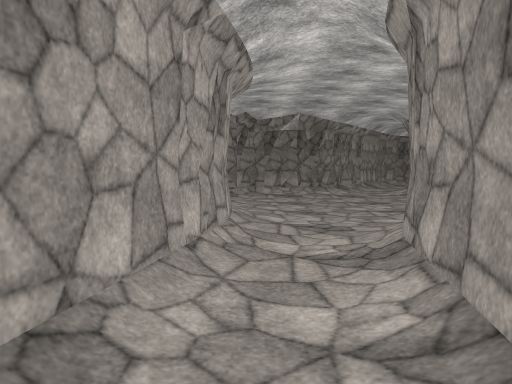
[1] (above)

17 first-person views from a walk through a scene from a Unity 3-D project. The camera is 1.4 m above the floor, tilts 4° down and sees 70° across. Doors are open. The floor is counted in squares, 1 m on a side. Each view is taken from the middle of a square. On the plan, view 1 faces up. The plan holds only what a view shows up to about 16 squares ahead; the rest is blank. The place goes on beyond the plan. The player character is not drawn. Surface patterns are stand-ins for the level's own textures.

[2]
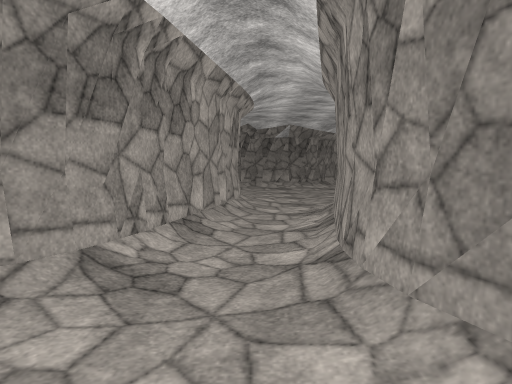

[3]
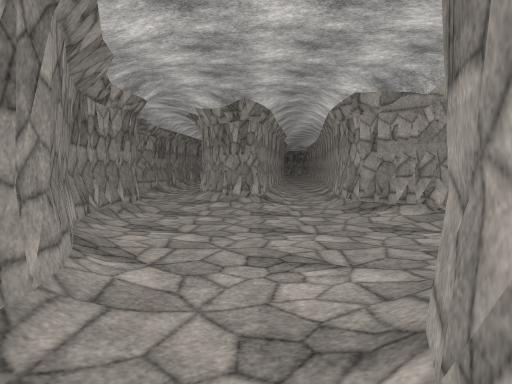

[4]
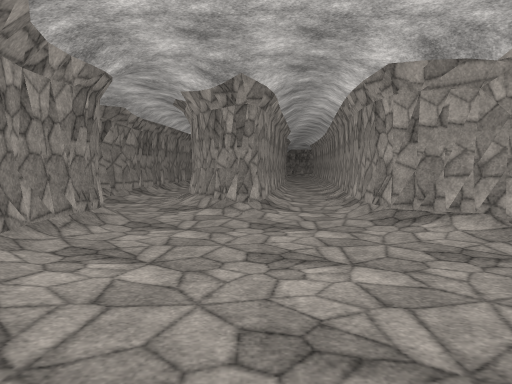

[5]
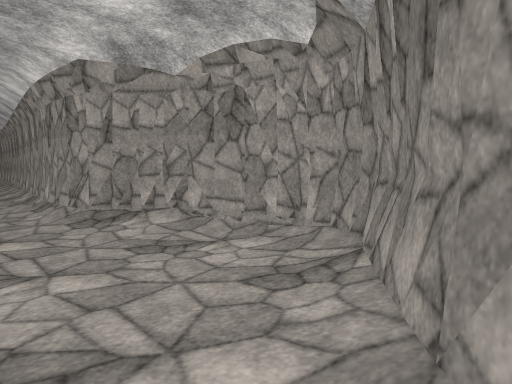

[6]
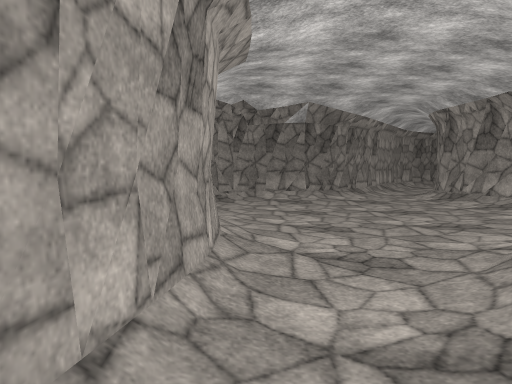

[7]
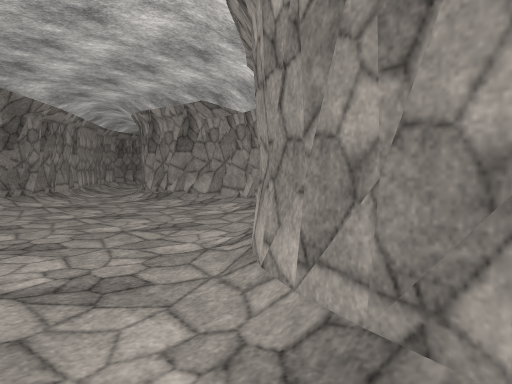

[8]
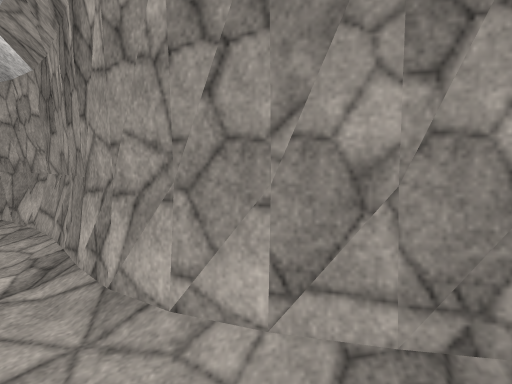

[9]
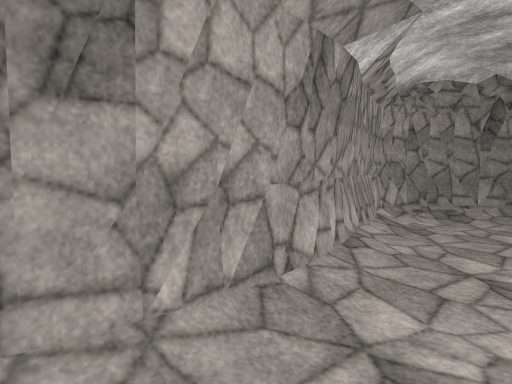

[10]
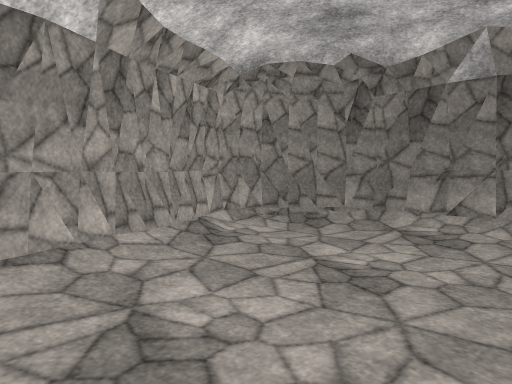

[11]
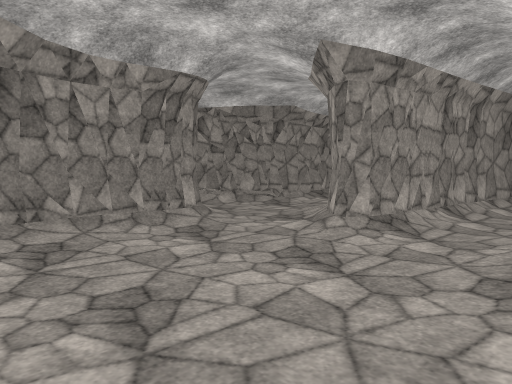

[12]
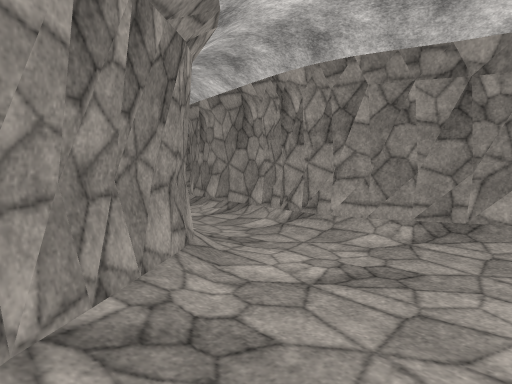

[13]
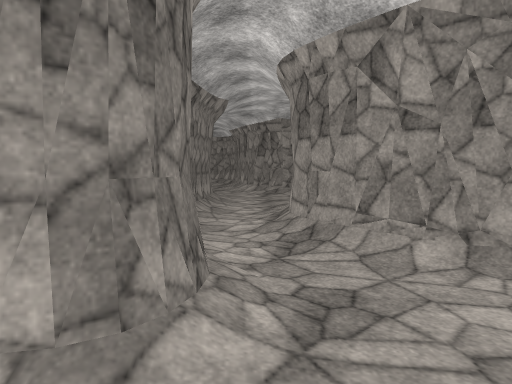

[14]
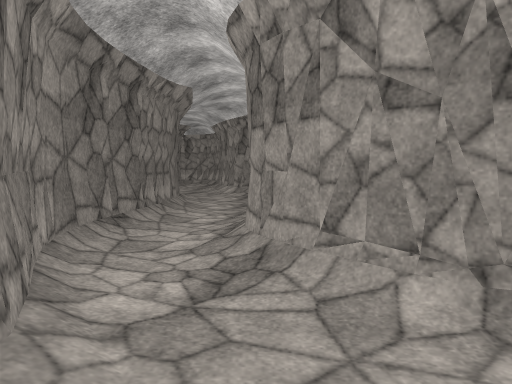

[15]
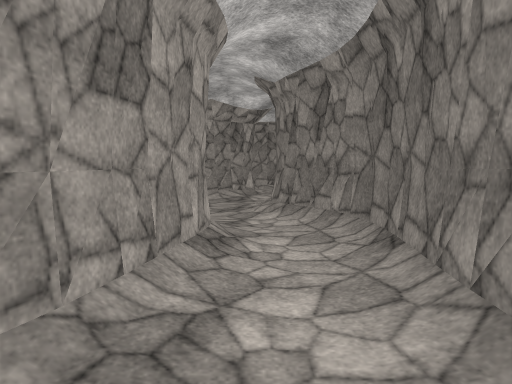

[16]
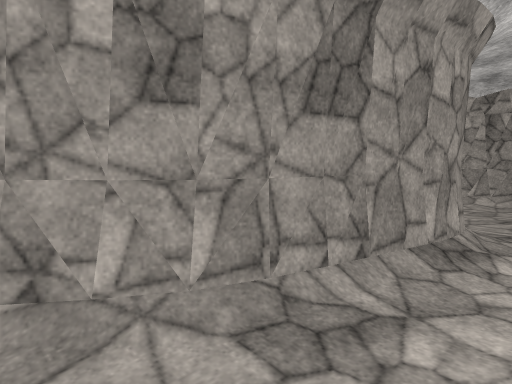

[17]
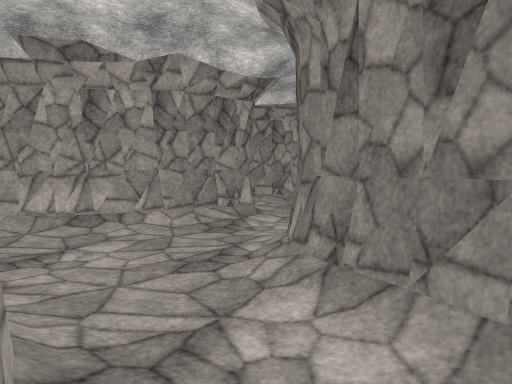

### Floor plan
Key: @ floor where view 1 was taken; # wall or solid block; . main floor; : floor 0.25 m higher than the main floor; / step, stairs or slope.
Columns run from 7 left of view 1 to 16 right of it. Each row starts with its distance up from view 1.
 19       #####/...#
 18      ##/.......#
 17     ##.........#
 16     #/.........##
 15     #/........./#
 14     ##........./#
 13      #/......../#
 12      #/.......:##
 11      ##......./#
 10       #....../##
  9       #/....###
  8       #/../##
  7       #/..##
  6       #../#
  5       #..##
  4       #..#
  3      ##..#
  2      #/./#
  1      #..##
  0     ##.@#
 -1     #/..#
 -2   ###...##
 -3  ##/..../#
 -4 ##/......##
 -5 #/......./#
 -6 #......../#
 -7 #/........#
 -8 ##........#
 -9  #/.......#
-10  ##/......#  ###########
-11   #/......####/.........
-12   ##..//...//...........
-13   ##..##/......######/..
-14   #/./###.....##    ###/
-15   #/./# #/.../#       #
-16   #..## ##...##
-17   #..#   #..##

Positions as (right, up) in squares from view 1, and headings:
1: (0, 0), facing up
2: (0, -5), facing up
3: (-1, 2), facing down
4: (-1, -1), facing down
5: (-1, -1), facing down-left
6: (0, 3), facing up
7: (0, 4), facing up-right
8: (0, 6), facing right
9: (2, 6), facing up-left
10: (4, 10), facing up-left
11: (-5, -5), facing down-right
12: (-6, -6), facing up-right
13: (1, -12), facing right
14: (3, -13), facing right
15: (16, -12), facing left
16: (16, -11), facing down-left
17: (10, -12), facing left
